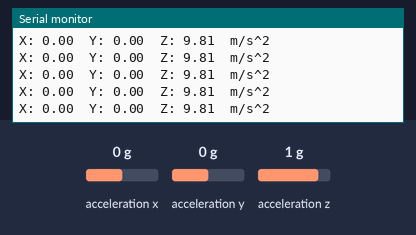
Bench run of a sketch on a simulated Arduino Uno, built with avr-gcc and run on an emulated ATmega328P. On the bench: the last lines printed to the serial monitor. The test bench sets the inputs (shaded band); at power-on: acceleration x 0 g, acceleration y 0 g, acceleration z 1 g.

Above: at 1.2 s.
1.3 s: acceleration x set to -0.8 g
At 1.32 s:
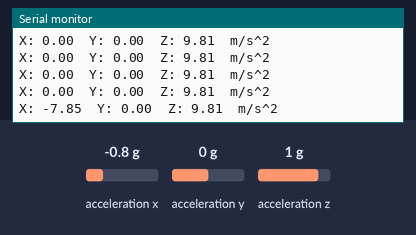
4.3 s: acceleration y set to -1.4 g
At 4.31 s:
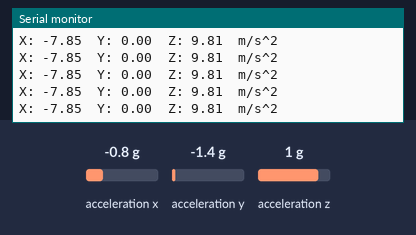
7.3 s: acceleration z set to -1.4 g
At 7.3 s:
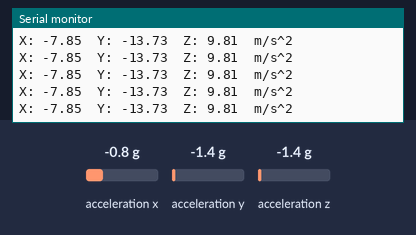
10.3 s: acceleration x set to -1.4 g
At 10.35 s:
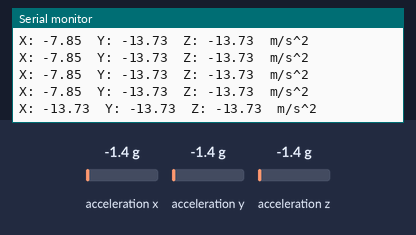
13.3 s: acceleration y set to 0 g
At 13.34 s:
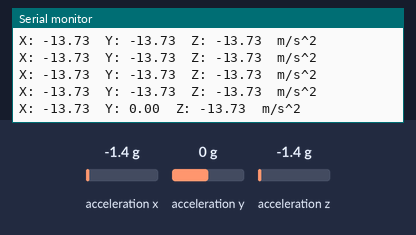
16.3 s: acceleration y set to -0.8 g
At 16.33 s:
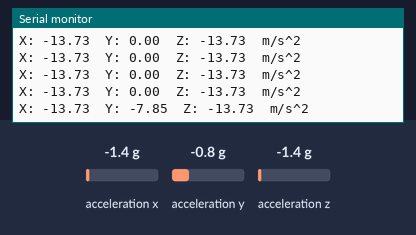
Timing chart, 0 to 19.3 s (numbered marks = the images above; inputs shaded):
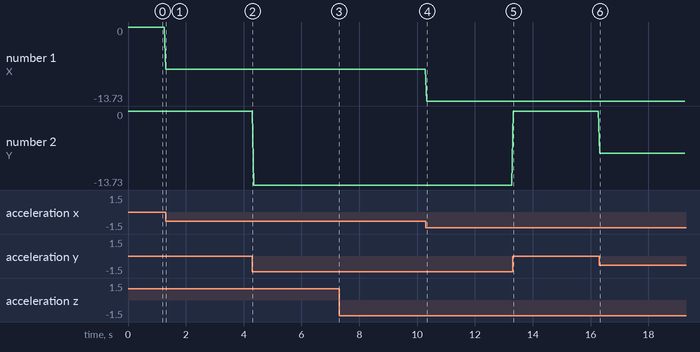

Measured:
- after the input at 1.3 s, the serial monitor: prints a new line at once (image 1)
- after the input at 10.3 s, the serial monitor: prints a new line at once (image 4)
- after the input at 13.3 s, the serial monitor: prints a new line at once (image 5)
- after the input at 16.3 s, the serial monitor: prints a new line at once (image 6)
- plotted number 1: 0 → -7.85 after the input at 1.3 s
- plotted number 2: 0 → -13.73 after the input at 4.3 s, -13.73 → 0 after the input at 13.3 s, 0 → -7.85 after the input at 16.3 s

The sketch:

Traceur_ACCEL.ino
```cpp
#include <Wire.h>
#include <Adafruit_Sensor.h>
#include <Adafruit_ADXL345_U.h>

Adafruit_ADXL345_Unified accel = Adafruit_ADXL345_Unified();

void setup(void)
{
   Serial.begin(9600);
   if(!accel.begin())
   {
      Serial.println("No valid sensor found");
      while(1);
   }
}

void loop(void)
{
   sensors_event_t event;
   accel.getEvent(&event);
   Serial.print("X: "); Serial.print(event.acceleration.x); Serial.print("  ");
   Serial.print("Y: "); Serial.print(event.acceleration.y); Serial.print("  ");
   Serial.print("Z: "); Serial.print(event.acceleration.z); Serial.print("  ");
   Serial.println("m/s^2 ");
   delay(50);
}
```
